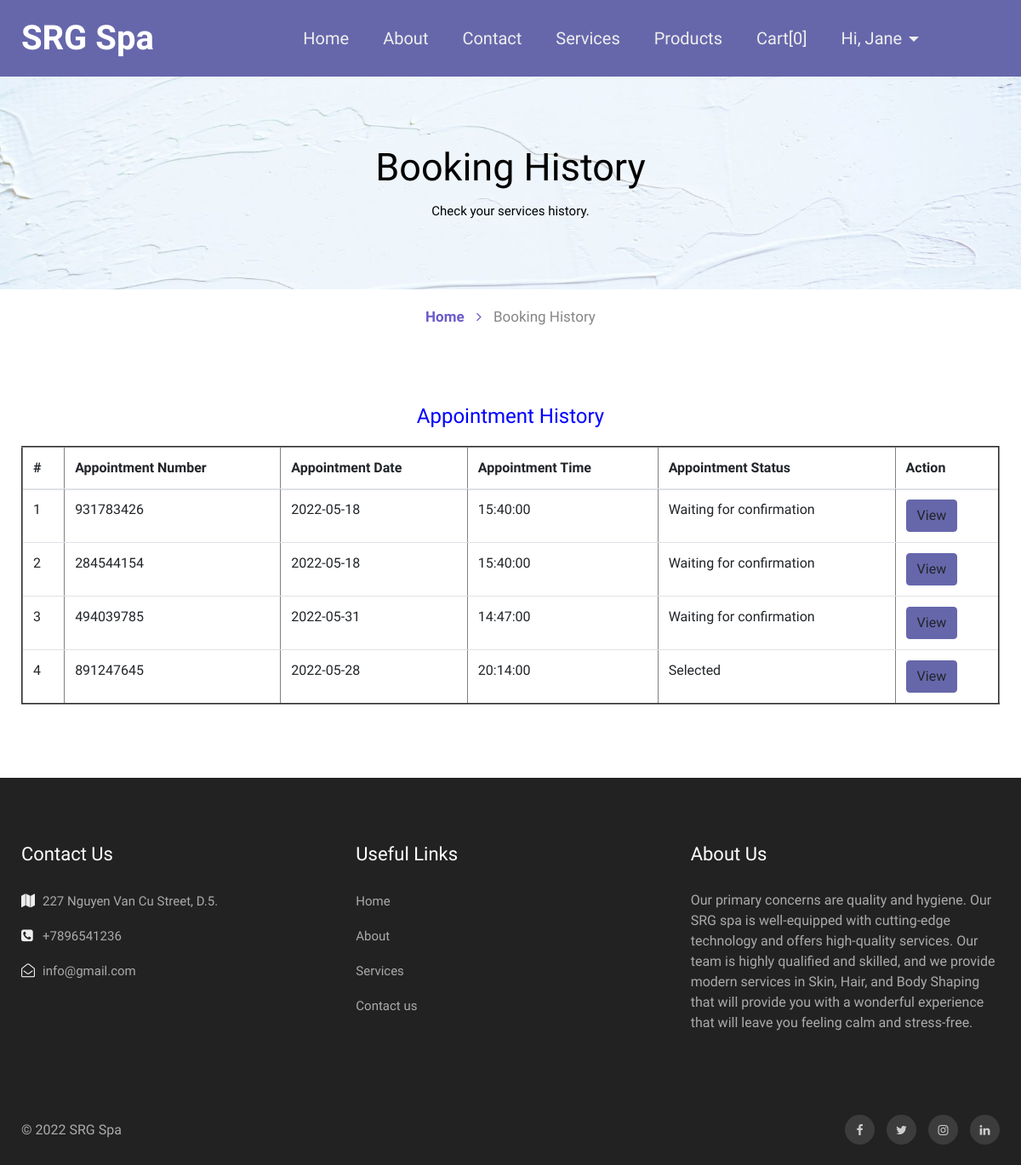
Screenshot of /bpms1/booking-history.php (signed in) with the database file from the repository.
### tables this page shows
CREATE TABLE IF NOT EXISTS `tblbook` (
  `ID` int(10) NOT NULL AUTO_INCREMENT,
  `UserID` int(10) DEFAULT NULL,
  `AptNumber` int(10) DEFAULT NULL,
  `AptDate` date DEFAULT NULL,
  `AptTime` time DEFAULT NULL,
  `Message` mediumtext,
  `BookingDate` timestamp NULL DEFAULT CURRENT_TIMESTAMP,
  `Remark` varchar(250) DEFAULT NULL,
  `Status` varchar(250) DEFAULT NULL,
  `RemarkDate` timestamp NULL DEFAULT NULL ON UPDATE CURRENT_TIMESTAMP,
  PRIMARY KEY (`ID`)
);

CREATE TABLE IF NOT EXISTS `tblpage` (
  `ID` int(10) NOT NULL AUTO_INCREMENT,
  `PageType` varchar(200) DEFAULT NULL,
  `PageTitle` mediumtext,
  `PageDescription` mediumtext,
  `Email` varchar(200) DEFAULT NULL,
  `MobileNumber` bigint(10) DEFAULT NULL,
  `UpdationDate` date DEFAULT NULL,
  `Timing` varchar(200) NOT NULL,
  PRIMARY KEY (`ID`)
);

### bpms1/booking-history.php (the view, shortened to what this page needs)
<?php
include('includes/dbconnection.php');
if (strlen($_SESSION['bpmsuid']==0)) {
  header('location:logout.php');
  } else{
  ?>
<!doctype html>
<html lang="en">
  <head>
    <link rel="stylesheet" href="assets/css/style-starter.css">
  </head>
  <body id="home">
<?php include_once('includes/header.php');?>
<section class="w3l-inner-banner-main">
    <div class="about-inner contact ">
        <div class="container">
            <div class="main-titles-head text-center">
            <h3 class="header-name ">
 Booking History
            </h3>
            <p class="tiltle-para ">Check your services history.</p>
        </div>
</div>
</div>
<div class="breadcrumbs-sub">
<div class="container">
<ul class="breadcrumbs-custom-path">
    <li class="right-side propClone"><a href="index.php" class="">Home <span class="fa fa-angle-right" aria-hidden="true"></span></a> <p></li>
    <li class="active ">
        Booking History</li>
</ul>
</div>
</div>
</section>
<section class="w3l-contact-info-main" id="contact">
    <div class="contact-sec	">
        <div class="container">
            <div>
                <div class="cont-details">
                   <div class="table-content table-responsive cart-table-content m-t-30">
                    <h4 style="padding-bottom: 20px;text-align: center;color: blue;">Appointment History</h4>
                        <table border="2" class="table">
                            <thead class="gray-bg" >
                                <tr>
                                    <th>#</th>
                                <th>Appointment Number</th>
                                <th>Appointment Date</th>
                                <th>Appointment Time</th>
                                <th>Appointment Status</th>
                                <th>Action</th>
                                </tr>
                            </thead>
                            <tbody>
                                <tr>
                                    <?php
                                   $userid= $_SESSION['bpmsuid'];
 $query=mysqli_query($con,"select tbluser.ID as uid, tbluser.FirstName,tbluser.LastName,tbluser.Email,tbluser.MobileNumber,tblbook.ID as bid,tblbook.AptNumber,tblbook.AptDate,tblbook.AptTime,tblbook.Message,tblbook.BookingDate,tblbook.Status from tblbook join tbluser on tbluser.ID=tblbook.UserID where tbluser.ID='$userid'");
$cnt=1;
              while($row=mysqli_fetch_array($query))
              { ?>
               <tr>
    <td><?php echo $cnt;?></td>
<td><?php echo $row['AptNumber'];?></td>
<td><p> <?php echo $row['AptDate']?> </p></td>
<td><?php echo $row['AptTime']?></td>
<td><?php $status=$row['Status'];
if($status==''){
 echo "Waiting for confirmation";
} else{
echo $status;
}
?>  </td>
<td><a href="appointment-detail.php?aptnumber=<?php echo $row['AptNumber'];?>" class="btn btn-primary">View</a></td>
</tr><?php $cnt=$cnt+1; } ?>
                            </tbody>
                        </table>
                    </div> </div>
    </div>
    </div></div>
</section>
<?php include_once('includes/footer.php');?>
</body>
</html><?php } ?>

### bpms1/includes/footer.php (shortened to what this page needs)
<section class="w3l-footer-29-main">
    <div class="footer-29 py-5">
      <div class="container py-lg-4">
        <div class="row footer-top-29">
          <div class="col-lg-4 col-md-6 col-sm-8 footer-list-29 footer-1">
            <h6 class="footer-title-29">Contact Us</h6>
            <ul>
              <?php
$ret=mysqli_query($con,"select * from tblpage where PageType='contactus' ");
while ($row=mysqli_fetch_array($ret)) {
?>
              <li>
                <span class="fa fa-map"></span> <p><?php  echo $row['PageDescription'];?>.</p>
              </li>
              <li><span class="fa fa-phone-square"></span><a href="tel:+7-800-999-800"> +<?php  echo $row['MobileNumber'];?></a></li>
              <li><span class="fa fa-envelope-open-o"></span><a href="mailto:srgspa@mail.com" class="mail">
                  <?php  echo $row['Email'];?></a></li><?php } ?>
            </ul>
          </div>
          <div class="col-lg-4 col-md-6 col-sm-4 footer-list-29 footer-2 ">
            <ul>
              <h6 class="footer-title-29">Useful Links</h6>
              <li><a href="index.php">Home</a></li>
              <li><a href="about.php">About</a></li>
              <li><a href="services.php"> Services</a></li>
              <li><a href="contact.php">Contact us</a></li>
            </ul>
          </div>
          <div class="col-lg-4 col-md-6 col-sm-7 footer-list-29 footer-4">
            <?php
$ret=mysqli_query($con,"select * from tblpage where PageType='aboutus' ");
while ($row=mysqli_fetch_array($ret)) {
?>
            <h6 class="footer-title-29"><?php  echo $row['PageTitle'];?> </h6>
            <p><?php  echo $row['PageDescription'];?></p><?php } ?>
          </div>
        </div>
      </div>
    </div>
  </section>
  <section class="w3l-footer-29-main w3l-copyright">
    <div class="container">
      <div class="row bottom-copies">
        <p class="col-lg-8 copy-footer-29">© 2022  SRG Spa </p>
        <div class="col-lg-4 main-social-footer-29">
          <a href="#facebook" class="facebook"><span class="fa fa-facebook"></span></a>
          <a href="#twitter" class="twitter"><span class="fa fa-twitter"></span></a>
          <a href="#instagram" class="instagram"><span class="fa fa-instagram"></span></a>
          <a href="#linkedin" class="linkedin"><span class="fa fa-linkedin"></span></a>
        </div>
      </div>
    </div>
  </section>

### rows the page displays
tblbook: AptNumber "931783426", AptDate "2022-05-18", AptTime "15:40:00", shows "Waiting for confirmation"
tblbook: AptNumber "284544154", AptDate "2022-05-18", AptTime "15:40:00", shows "Waiting for confirmation"
tblbook: AptNumber "494039785", AptDate "2022-05-31", AptTime "14:47:00", shows "Waiting for confirmation"
tblbook: AptNumber "891247645", AptDate "2022-05-28", AptTime "20:14:00", Status "Selected"
tblpage: PageDescription "227 Nguyen Van Cu Street, D.5", MobileNumber "7896541236", Email "info@gmail.com"
tblpage: PageTitle "About Us", PageDescription "Our primary concerns are quality and hygiene. Our SRG spa is well-equipped with cutting-edge technology and offers high-quality services. Our team is highly qualified and skilled, and we provide modern services in Skin, Hair, and Body Shaping that will provide you with a wonderful experience that will leave you feeling calm and stress-free."

### other values shown
$row_count "0"
$_SESSION['user_name'] "Jane"
